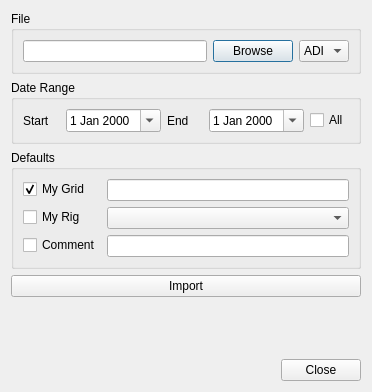
<?xml version="1.0" encoding="UTF-8"?>
<ui version="4.0">
 <class>ImportDialog</class>
 <widget class="QDialog" name="ImportDialog">
  <property name="geometry">
   <rect>
    <x>0</x>
    <y>0</y>
    <width>372</width>
    <height>392</height>
   </rect>
  </property>
  <property name="windowTitle">
   <string>Import</string>
  </property>
  <property name="modal">
   <bool>true</bool>
  </property>
  <layout class="QGridLayout" name="gridLayout">
   <item row="2" column="0">
    <widget class="QGroupBox" name="groupBox_2">
     <property name="title">
      <string>Defaults</string>
     </property>
     <layout class="QFormLayout" name="formLayout">
      <property name="fieldGrowthPolicy">
       <enum>QFormLayout::AllNonFixedFieldsGrow</enum>
      </property>
      <item row="0" column="1">
       <widget class="QLineEdit" name="gridEdit"/>
      </item>
      <item row="0" column="0">
       <widget class="QCheckBox" name="gridCheckBox">
        <property name="text">
         <string>My Grid</string>
        </property>
        <property name="checked">
         <bool>true</bool>
        </property>
       </widget>
      </item>
      <item row="2" column="1">
       <widget class="QLineEdit" name="commentEdit"/>
      </item>
      <item row="2" column="0">
       <widget class="QCheckBox" name="commentCheckBox">
        <property name="text">
         <string>Comment</string>
        </property>
       </widget>
      </item>
      <item row="1" column="0">
       <widget class="QCheckBox" name="rigCheckBox">
        <property name="text">
         <string>My Rig</string>
        </property>
       </widget>
      </item>
      <item row="1" column="1">
       <widget class="QComboBox" name="rigSelect"/>
      </item>
     </layout>
    </widget>
   </item>
   <item row="0" column="0">
    <widget class="QGroupBox" name="groupBox_3">
     <property name="title">
      <string>File</string>
     </property>
     <layout class="QGridLayout" name="gridLayout_4">
      <item row="0" column="2">
       <widget class="QComboBox" name="typeSelect">
        <property name="sizePolicy">
         <sizepolicy hsizetype="Maximum" vsizetype="Fixed">
          <horstretch>0</horstretch>
          <verstretch>0</verstretch>
         </sizepolicy>
        </property>
        <item>
         <property name="text">
          <string notr="true">ADI</string>
         </property>
        </item>
       </widget>
      </item>
      <item row="0" column="0">
       <widget class="QLineEdit" name="fileEdit">
        <property name="focusPolicy">
         <enum>Qt::ClickFocus</enum>
        </property>
        <property name="readOnly">
         <bool>true</bool>
        </property>
       </widget>
      </item>
      <item row="0" column="1">
       <widget class="QPushButton" name="browseButton">
        <property name="text">
         <string>Browse</string>
        </property>
       </widget>
      </item>
     </layout>
    </widget>
   </item>
   <item row="1" column="0">
    <widget class="QGroupBox" name="groupBox">
     <property name="title">
      <string>Date Range</string>
     </property>
     <layout class="QGridLayout" name="gridLayout_3">
      <item row="0" column="2">
       <widget class="QLabel" name="endDateLabel">
        <property name="text">
         <string>End</string>
        </property>
       </widget>
      </item>
      <item row="0" column="1">
       <widget class="QDateEdit" name="startDateEdit">
        <property name="sizePolicy">
         <sizepolicy hsizetype="Maximum" vsizetype="Fixed">
          <horstretch>0</horstretch>
          <verstretch>0</verstretch>
         </sizepolicy>
        </property>
        <property name="focusPolicy">
         <enum>Qt::ClickFocus</enum>
        </property>
        <property name="calendarPopup">
         <bool>true</bool>
        </property>
       </widget>
      </item>
      <item row="0" column="0">
       <widget class="QLabel" name="startDateLabel">
        <property name="text">
         <string>Start</string>
        </property>
       </widget>
      </item>
      <item row="0" column="3">
       <widget class="QDateEdit" name="endDateEdit">
        <property name="sizePolicy">
         <sizepolicy hsizetype="Maximum" vsizetype="Fixed">
          <horstretch>0</horstretch>
          <verstretch>0</verstretch>
         </sizepolicy>
        </property>
        <property name="focusPolicy">
         <enum>Qt::ClickFocus</enum>
        </property>
        <property name="calendarPopup">
         <bool>true</bool>
        </property>
       </widget>
      </item>
      <item row="0" column="4">
       <widget class="QCheckBox" name="allCheckBox">
        <property name="text">
         <string>All</string>
        </property>
       </widget>
      </item>
     </layout>
    </widget>
   </item>
   <item row="6" column="0">
    <widget class="QDialogButtonBox" name="buttonBox">
     <property name="orientation">
      <enum>Qt::Horizontal</enum>
     </property>
     <property name="standardButtons">
      <set>QDialogButtonBox::Close</set>
     </property>
    </widget>
   </item>
   <item row="3" column="0">
    <widget class="QPushButton" name="importButton">
     <property name="text">
      <string>Import</string>
     </property>
    </widget>
   </item>
   <item row="4" column="0">
    <widget class="QLabel" name="statusLabel">
     <property name="text">
      <string/>
     </property>
    </widget>
   </item>
   <item row="5" column="0">
    <spacer name="verticalSpacer">
     <property name="orientation">
      <enum>Qt::Vertical</enum>
     </property>
     <property name="sizeHint" stdset="0">
      <size>
       <width>20</width>
       <height>40</height>
      </size>
     </property>
    </spacer>
   </item>
  </layout>
 </widget>
 <tabstops>
  <tabstop>browseButton</tabstop>
  <tabstop>typeSelect</tabstop>
  <tabstop>allCheckBox</tabstop>
  <tabstop>gridCheckBox</tabstop>
  <tabstop>gridEdit</tabstop>
  <tabstop>rigCheckBox</tabstop>
  <tabstop>rigSelect</tabstop>
  <tabstop>commentCheckBox</tabstop>
  <tabstop>commentEdit</tabstop>
  <tabstop>importButton</tabstop>
  <tabstop>buttonBox</tabstop>
  <tabstop>startDateEdit</tabstop>
  <tabstop>endDateEdit</tabstop>
  <tabstop>fileEdit</tabstop>
 </tabstops>
 <resources/>
 <connections>
  <connection>
   <sender>buttonBox</sender>
   <signal>accepted()</signal>
   <receiver>ImportDialog</receiver>
   <slot>accept()</slot>
   <hints>
    <hint type="sourcelabel">
     <x>248</x>
     <y>254</y>
    </hint>
    <hint type="destinationlabel">
     <x>157</x>
     <y>274</y>
    </hint>
   </hints>
  </connection>
  <connection>
   <sender>buttonBox</sender>
   <signal>rejected()</signal>
   <receiver>ImportDialog</receiver>
   <slot>reject()</slot>
   <hints>
    <hint type="sourcelabel">
     <x>316</x>
     <y>260</y>
    </hint>
    <hint type="destinationlabel">
     <x>286</x>
     <y>274</y>
    </hint>
   </hints>
  </connection>
  <connection>
   <sender>allCheckBox</sender>
   <signal>stateChanged(int)</signal>
   <receiver>ImportDialog</receiver>
   <slot>toggleAll()</slot>
   <hints>
    <hint type="sourcelabel">
     <x>106</x>
     <y>125</y>
    </hint>
    <hint type="destinationlabel">
     <x>155</x>
     <y>102</y>
    </hint>
   </hints>
  </connection>
  <connection>
   <sender>browseButton</sender>
   <signal>clicked()</signal>
   <receiver>ImportDialog</receiver>
   <slot>browse()</slot>
   <hints>
    <hint type="sourcelabel">
     <x>216</x>
     <y>21</y>
    </hint>
    <hint type="destinationlabel">
     <x>155</x>
     <y>102</y>
    </hint>
   </hints>
  </connection>
  <connection>
   <sender>importButton</sender>
   <signal>clicked()</signal>
   <receiver>ImportDialog</receiver>
   <slot>runImport()</slot>
   <hints>
    <hint type="sourcelabel">
     <x>257</x>
     <y>151</y>
    </hint>
    <hint type="destinationlabel">
     <x>155</x>
     <y>126</y>
    </hint>
   </hints>
  </connection>
 </connections>
 <slots>
  <slot>browse()</slot>
  <slot>toggleAll()</slot>
  <slot>runImport()</slot>
 </slots>
</ui>
